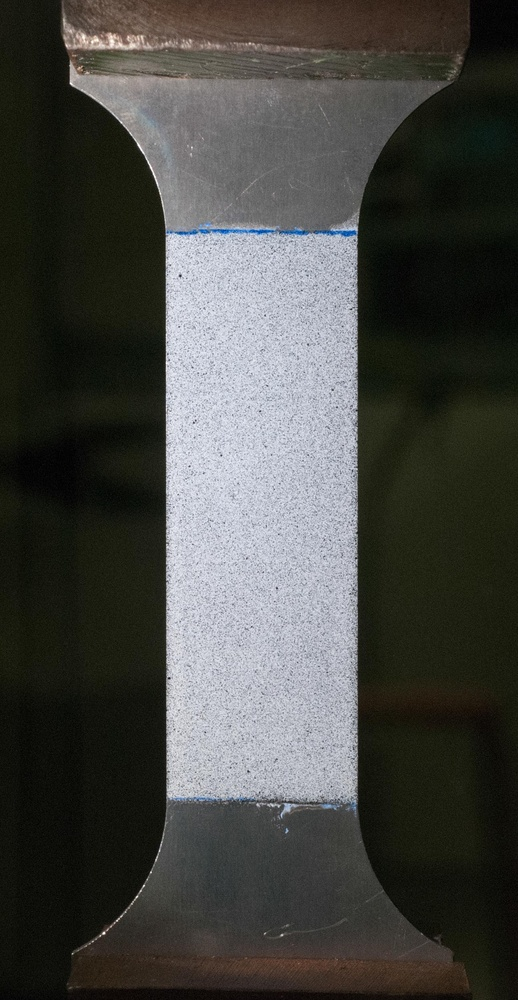
#> input picture correlation_image/2016-02-23-Alu2/26-02-23-Alu2_recadre-1.jpg, 518 x 1000 px, shrunk from 1290 x 2490 before the run; its folder holds only this picture in this run
$ python mesure_def.py
#> lines starting #> are read from the running program, lines starting #| are printed output that depends on the picture; after the words box and inside, x2 and y2 are one past the last pixel; in counts of white or black regions, pixels touching at a corner belong together
#importation des modules
import matplotlib.pyplot as plt
import numpy as np
from PIL import Image, ImageOps


#Definition des fonctions
def afficher(A):
    plt.xticks([])
    plt.yticks([])
    plt.imshow(A,cmap=plt.cm.gray,vmin=0,vmax=255)
    #plt.imshow(A,cmap=plt.cm.gray,vmin=0.0,vmax=255.0)
    #plt.imshow(A,vmin=0.0,vmax=255.0)

def augmenter_contraste(A,k):
    B=A
    for i in range(k):
        B=f(B)
    return B

def f(x):
    return (0.5+0.5*np.sin((x/255.0-0.5)*np.pi))*255.0

def noir_et_blanc(A):
    (n,p)=A.shape
    B=np.copy(A)
    for i in range(n):
        for j in range(p):
            if B[i,j]<60:
                B[i,j]=0
            else:
                B[i,j]=255
    return B

def histogramme(A):
    (n,p)=A.shape # recupere les dimensions de la matrice A
    B=A.reshape((1,n*p))[0] # transforme la matrice A en matrice ligne (1,np)
    L=np.sort(B) # ordonne les elements de L
    x=[L[0]] # initialisation de la liste x
    y=[1] # initialisation de la liste y
    for i in range(1,len(L)):
        if L[i]>L[i-1] and L[i]<=255:
            x=x+[L[i]]
            y=y+[1]
        elif L[i]>255:
            y[len(y)-1]+=1
        else:
            y[len(y)-1]+=1
    plt.plot(x,y)
    plt.xlabel('Niveau de gris')
    plt.ylabel('Nombre de pixels')

#Programme principal
prefixe='26-02-23-Alu2_recadre-'
T=[]
for i in range(1,2):
    im0=Image.open(prefixe+str(i)+'.jpg')#ouverture de l'image en couleur '26-02-23-Alu2_recadre-i.jpg'
#> im0 is the input picture: PIL image 518x1000 RGB; mean R, G, B 71, 71.5, 67.8
    im=np.array(Image.open(prefixe+str(i)+'.jpg'))#conversion en matrice
    imbw=np.array(ImageOps.grayscale(im0))#conversion de l'image rgb en niveaux de gris

    #imbw2=augmenter_contraste(imbw,4)
    imbw2=noir_et_blanc(imbw)#conversion de l'image en noir et blanc
#> after the loop in noir_et_blanc, `for i in range(n):`:
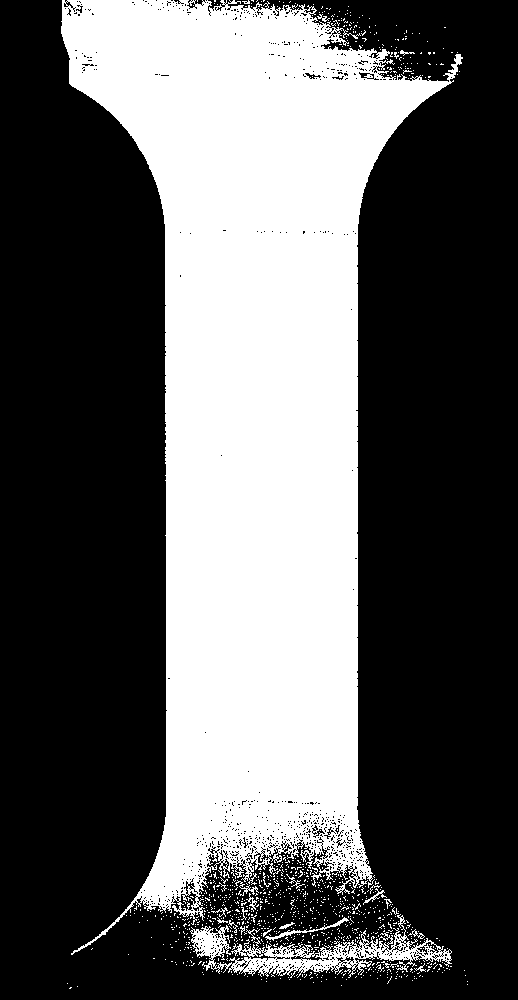
#> B: shape (1000, 518); 37% white; 993 white regions (971 under 20 px), largest, box (x1, y1, x2, y2) and area: (61, 0, 463, 955) 183639, (190, 914, 452, 978) 4877, (265, 917, 349, 941) 232

    nligne=np.size(imbw2,0)
#> nligne = 1000
    ncolonne=np.size(imbw2,1)
#> ncolonne = 518
    y=[]
    for n in range(nligne):
        S=0
        for p in range(ncolonne):
            S+=imbw2[n,p]/255
        y+=[S]
#> after the loop, y = 1000 values, max 383 at index 81, min 0 at index 989, mean 191.7
    print(i)
    T.append(y)

T2=np.array(T)
np.save("data2",T2)


plt.figure(1)
plt.plot(y)

# Afficher l'image de base et l'image constrastee
plt.figure(2)
plt.subplot(1,2,1)
afficher(imbw)
plt.subplot(1,2,2)
afficher(imbw2)
#plt.savefig('tennis_constrate.png')

# Afficher l'histogramme de base et l'histogramme constrastee
plt.figure(3)
plt.subplot(1,2,1)
histogramme(imbw)
#> in histogramme, `x=[L[0]]`: x = [0]
#> the loop in histogramme, `for i in range(1,len(L)):` made 517999 passes
#> x on pass 58: [0, 1]
#> after the loop in histogramme, `for i in range(1,len(L)):`: x = 255 values from 0 to 255; y = 255 values, max 14276 at index 19, min 1 at index 243, mean 2031.4
plt.subplot(1,2,2)
histogramme(imbw2)
#plt.savefig('histogrammes_contraste.eps')
plt.show()
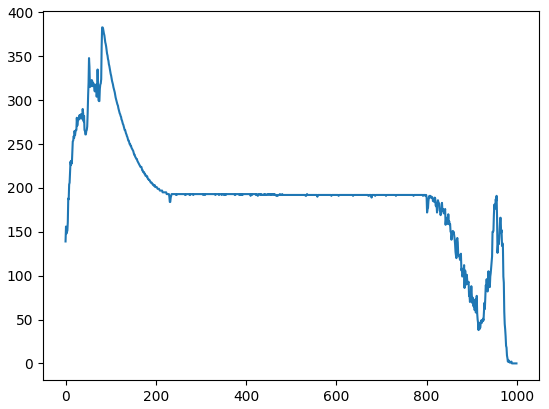
#> figure drawn by matplotlib, 1 panel; curve peaks at x = 81, y = 383
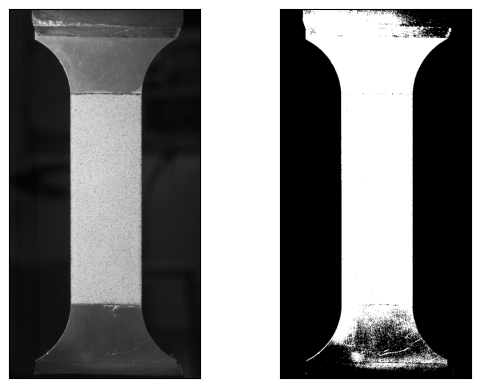
#> figure drawn by matplotlib, 2 panels
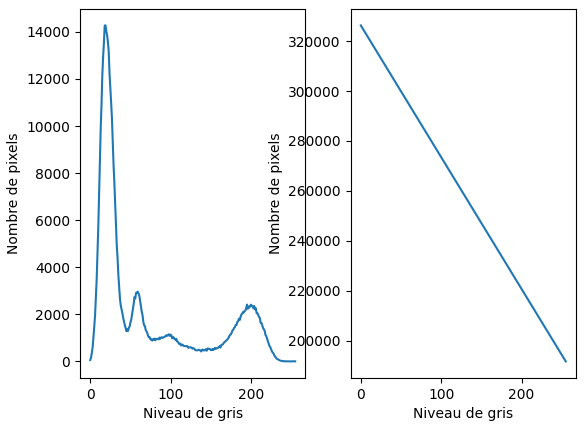
#> figure drawn by matplotlib, 2 panels; panel 1: curve peaks at x = 19, y = 14276
